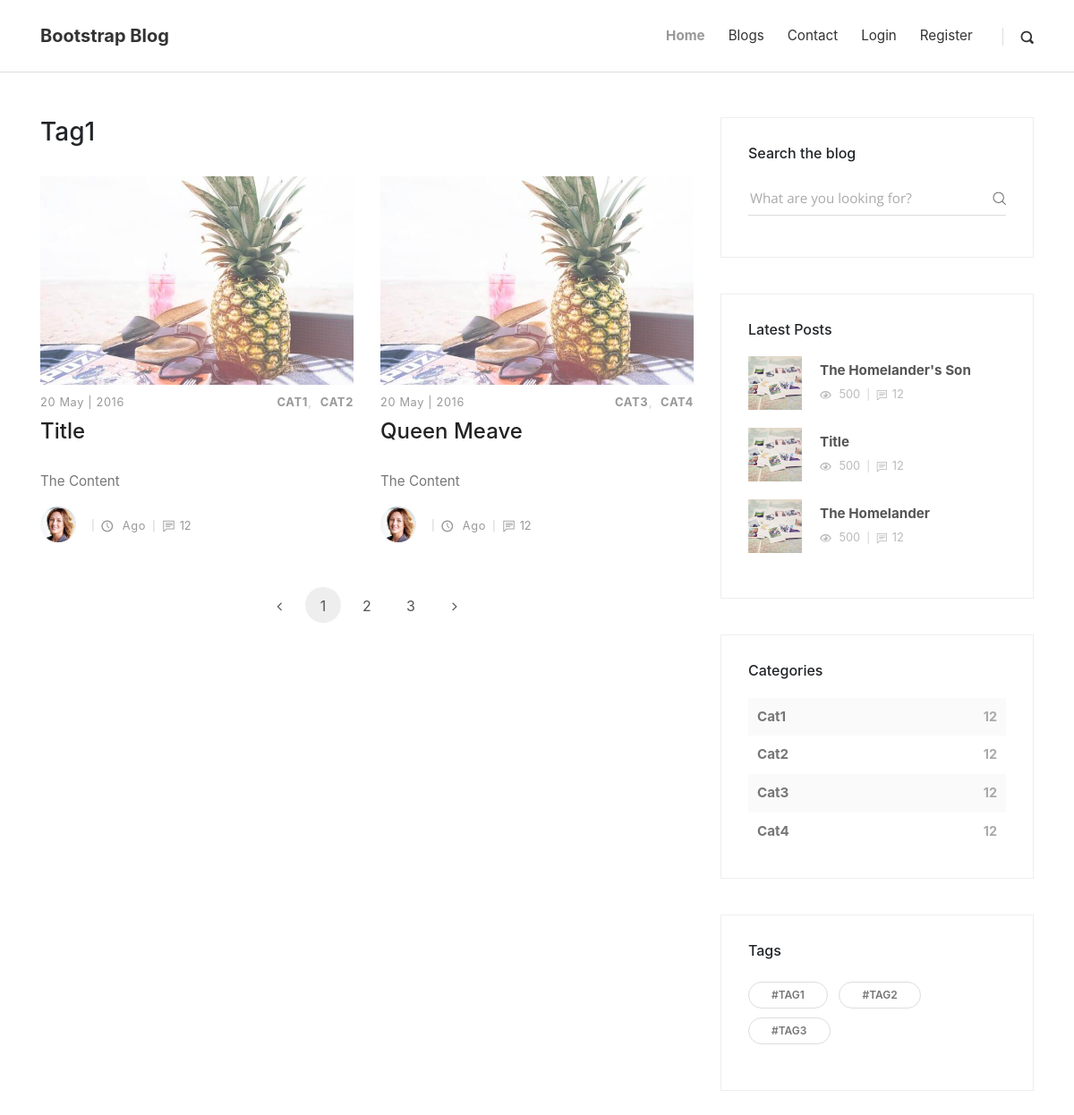
The page /tag/1/ on the database as committed earlier.
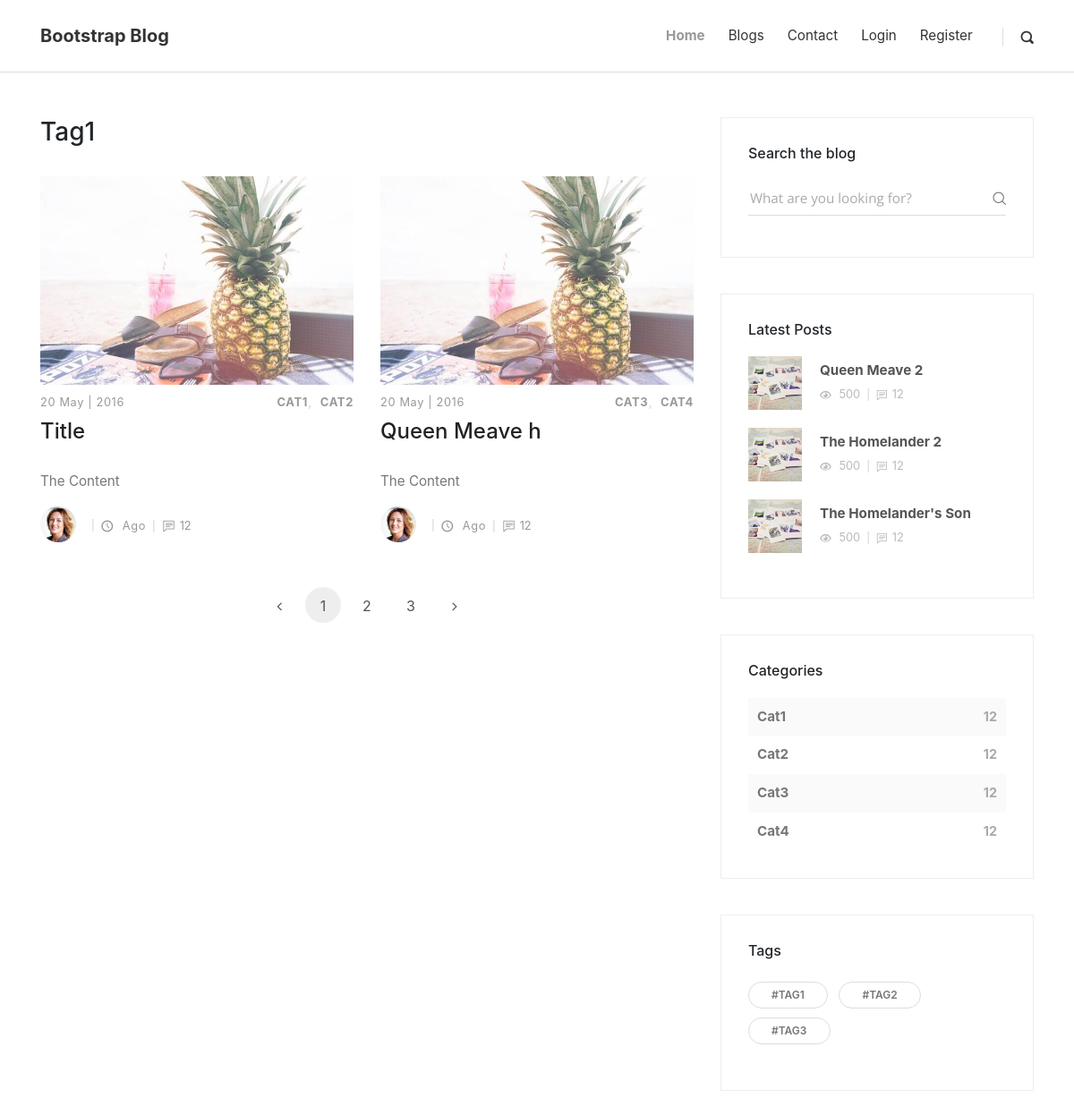
The same page on the database as committed later.
### blog/models.py (models this page shows, shortened)
class Post(models.Model):
    title = models.CharField(max_length=100,default='Title')
    content=models.TextField(default="The Content")
    date_posted = models.DateTimeField(default=timezone.now())
    author = models.ForeignKey(Author, on_delete=models.CASCADE)
    tag=models.ManyToManyField(Tag,blank=True)
    cat=models.ManyToManyField(Category,blank=True)
    thumbnail = models.ImageField(upload_to='blog_images',blank=True,null=True)
    images=models.ManyToManyField(Image,blank=True)
    is_save=models.ManyToManyField(settings.AUTH_USER_MODEL,blank=True)
    def get_absolute_post_url(self):
        return reverse('post',kwargs={'id':self.id})

class Category(models.Model):
    name=models.CharField(max_length=10,default='Cat')
    def get_absolute_cat_url(self):
        return reverse('cat-detail',kwargs={'id':self.pk})

class Tag(models.Model):
    name = models.CharField(max_length=10, default='Tag')
    def get_absolute_tag_url(self):
        return reverse('tag-detail',kwargs={'id':self.pk})

### blog/views.py (the view)
# urls.py: path('tag/<id>/',views.tag_detail,name='tag-detail'),
def tag_detail(request,id):
    tag=get_object_or_404(Tag,id=id)
    posts=Post.objects.filter(tag=tag)
    cats = Category.objects.all()
    tags = Tag.objects.all()
    latest = Post.objects.order_by('-date_posted')[0:3]
    context={
        'object':posts,
        'tag':tag,
        'latest': latest,
        'cats': cats,
        'tags': tags,
    }
    return render(request,'blog/tag-detail.html',context)

### templates/blog/tag-detail.html (shortened to what this page needs)
{% extends 'blog/base.html'%}
  {% block body %}
{% load static %}
    <div class="container">
      <div class="row">
        <main class="posts-listing col-lg-8">
          <div class="container">
            <h3>{{ tag.name }}</h3>
            <br>
            <div class="row">
              {% for obj in object %}
              <div class="post col-xl-6">
                <div class="post-thumbnail">
                  <a href="{{ obj.get_absolute_post_url }}">
                    <img src="{% static 'img/blog-post-1.jpeg' %}" alt="..." class="img-fluid">
                  </a>
                </div>
                <div class="post-details">
                  <div class="post-meta d-flex justify-content-between">
                    <div class="date meta-last">20 May | 2016</div>
                    <div class="category">
                      {% for cat in obj.cat.all %}
                      <a href="#">{{ cat.name }}</a>
                      {% endfor %}
                    </div>
                  </div>
                  <a href="{{ obj.get_absolute_post_url }}">
                    <h3 class="h4">{{ obj.title}}</h3>
                  </a>
                  <p class="text-muted">{{ obj.content|safe|linebreaks|truncatechars:200}}</p>
                  <footer class="post-footer d-flex align-items-center"><a href="#" class="author d-flex align-items-center flex-wrap">
                      <div class="avatar"><img src="{% static 'img/avatar-3.jpg' %}" alt="..." class="img-fluid"></div>
                      <div class="title"></div></a>
                    <div class="date"><i class="icon-clock"></i> {{ object.date_posted }} ago</div>
                    <div class="comments meta-last"><i class="icon-comment"></i>12</div>
                  </footer>
                </div>
              </div>
              {% endfor %}
            </div>
            <nav aria-label="Page navigation example">
              <ul class="pagination pagination-template d-flex justify-content-center">
                <li class="page-item"><a href="#" class="page-link"> <i class="fa fa-angle-left"></i></a></li>
                <li class="page-item"><a href="#" class="page-link active">1</a></li>
                <li class="page-item"><a href="#" class="page-link">2</a></li>
                <li class="page-item"><a href="#" class="page-link">3</a></li>
                <li class="page-item"><a href="#" class="page-link"> <i class="fa fa-angle-right"></i></a></li>
              </ul>
            </nav>
          </div>
        </main>
{% include 'blog/aside.html' %}
      </div>
    </div>
 {% endblock body %}

### templates/blog/aside.html (shortened to what this page needs)
{% load static %}
<aside class="col-lg-4">
          <div class="widget search">
            <header>
              <h3 class="h6">Search the blog</h3>
            </header>
            <form action="#" class="search-form">
              <div class="form-group">
                <input type="search" placeholder="What are you looking for?">
                <button type="submit" class="submit"><i class="icon-search"></i></button>
              </div>
            </form>
          </div>
          <div class="widget latest-posts">
            <header>
              <h3 class="h6">Latest Posts</h3>
            </header>
            <div class="blog-posts">
                {% for obj in latest %}
                <a href="{{ obj.get_absolute_post_url }}">
                <div class="item d-flex align-items-center">
                  <div class="image"><img src="{% static 'img/small-thumbnail-3.jpg' %}" alt="..." class="img-fluid"></div>
                  <div class="title"><strong>{{ obj.title }}</strong>
                    <div class="d-flex align-items-center">
                      <div class="views"><i class="icon-eye"></i> 500</div>
                      <div class="comments"><i class="icon-comment"></i>12</div>
                    </div>
                  </div>
                </div>
                </a>
                {% endfor %}
            </div>
          </div>
          <div class="widget categories">
            <header>
              <h3 class="h6">Categories</h3>
            </header>
              {% for cat in cats %}
            <div class="item d-flex justify-content-between"><a href="{{ cat.get_absolute_cat_url }}">{{ cat.name }}</a><span>12</span></div>
              {% endfor %}
          </div>
          <div class="widget tags">
            <header>
              <h3 class="h6">Tags</h3>
            </header>
            <ul class="list-inline">
                {% for tag in tags %}
              <li class="list-inline-item"><a href="{{ tag.get_absolute_tag_url }}" class="tag">#{{ tag.name }}</a></li>
                {% endfor %}
            </ul>
          </div>
        </aside>

Rows that differ between the two databases and show on the page:
no longer on one of the page's lists (row unchanged): Post: title "Title"
no longer on this page (row unchanged): Post: title "The Homelander", shown under "Latest Posts"
changed Post: title "Queen Meave" → "Queen Meave h"
added Post: title "Queen Meave 2", shown under "Latest Posts"
added Post: title "The Homelander 2", shown under "Latest Posts"
